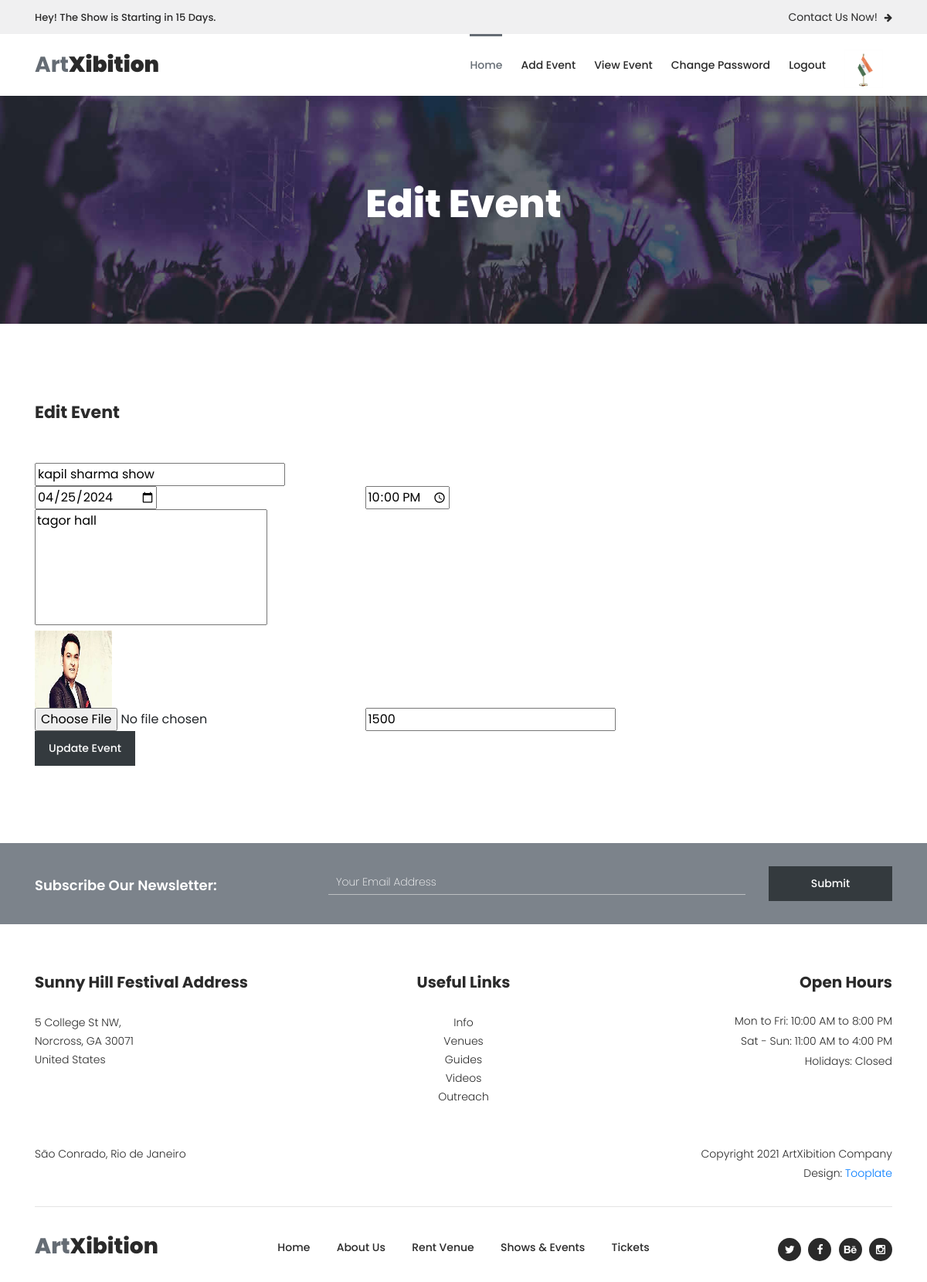
Page /manager-edit-event/3/ (signed in) on the committed database.
### myapp/models.py (models this page shows, shortened)
class Event(models.Model):
	manager=models.ForeignKey(User,on_delete=models.CASCADE)
	event_name=models.CharField(max_length=100)
	event_date=models.CharField(max_length=100)
	event_time=models.CharField(max_length=100)
	event_venue=models.TextField()
	event_picture=models.ImageField(upload_to="event_picture/")
	event_price=models.PositiveIntegerField()

### myapp/views.py (the view)
# urls.py: path('manager-edit-event/<int:pk>/',views.manager_edit_event,name='manager-edit-event'),
def manager_edit_event(request,pk):
	event=Event.objects.get(pk=pk)
	if request.method=="POST":
		event.event_name=request.POST['event_name']
		event.event_date=request.POST['event_date']
		event.event_time=request.POST['event_time']
		event.event_venue=request.POST['event_venue']
		event.event_price=request.POST['event_price']
		try:
			event.event_picture=request.FILES['event_picture']
		except:
			pass
		event.save()
		msg="Event Updated Successfully"
		return render(request,'manager-edit-event.html',{'event':event,'msg':msg})
	else:
		return render(request,'manager-edit-event.html',{'event':event})

### myapp/templates/manager-edit-event.html (shortened to what this page needs)
{% extends 'manager-header.html' %}
{% load static %}
{% block content %}
<!DOCTYPE html>
<html lang="en">
  <head>
    </head>
    <body>
    <div class="page-heading-rent-venue">
        <div class="container">
            <div class="row">
                <div class="col-lg-12">
                    <h2>Edit Event</h2>
                </div>
            </div>
        </div>
    </div>
    <div class="rent-venue-application">
        <div class="container">
            <div class="row">
                <div class="col-lg-9">
                    <div class="heading-text">
                        <h4>Edit Event</h4>
                    </div>
                    <div class="contact-form">
                        <form id="contact" action="{% url 'manager-edit-event' pk=event.pk %}" method="post" enctype="multipart/form-data">
                          <div class="row">
                            <div class="col-lg-12">
                              <fieldset>
                                <input name="event_name" type="text" id="name" value="{{event.event_name}}">
                              </fieldset>
                            </div>
                            <div class="col-md-6 col-sm-12">
                              <fieldset>
                                <input name="event_date" type="date" id="name" value="{{event.event_date}}">
                              </fieldset>
                            </div>
                            <div class="col-md-6 col-sm-12">
                              <fieldset>
                                <input name="event_time" type="time" id="email" value="{{event.event_time}}">
                              </fieldset>
                            </div>
                            <div class="col-lg-12">
                              <fieldset>
                                <textarea name="event_venue" rows="6" id="about-event-hosting">{{event.event_venue}}</textarea>
                              </fieldset>
                            </div>
                            <div class="col-lg-12">
                                <img src="{{event.event_picture.url}}" style="height: 100px;width: 100px;">
                            </div>
                            <div class="col-md-6 col-sm-12">
                              <fieldset>
                                <input name="event_picture" type="file" id="phone-number">
                              </fieldset>
                            </div>
                            <div class="col-md-6 col-sm-12">
                              <fieldset>
                                <input name="event_price" type="text" id="email" value="{{event.event_price}}" required="">
                              </fieldset>
                            </div>
                            <div class="col-lg-12">
                              <fieldset>
                                <button type="submit" id="form-submit" class="main-dark-button">Update Event</button>
                              </fieldset>
                            </div>
                          </div>
                        </form>
                    </div>
                </div>
            </div>
        </div>
    </div>
    <div class="subscribe">
        <div class="container">
            <div class="row">
                <div class="col-lg-4">
                    <h4>Subscribe Our Newsletter:</h4>
                </div>
                <div class="col-lg-8">
                    <form id="subscribe" action="" method="get">
                        <div class="row">
                          <div class="col-lg-9">
                            <fieldset>
                              <input name="email" type="text" id="email" pattern="[^ @]*@[^ @]*" placeholder="Your Email Address" required="">
                            </fieldset>
                          </div>
                          <div class="col-lg-3">
                            <fieldset>
                              <button type="submit" id="form-submit" class="main-dark-button">Submit</button>
                            </fieldset>
                          </div>
                        </div>
                    </form>
                </div>
            </div>
        </div>
    </div>
  </body>
</html>
{% endblock %}

### myapp/static/assets/css/tooplate-artxibition.css (style rules this page uses)
html, body, div, span, applet, object, iframe, h1, h2, h3, h4, h5, h6, p, blockquote, div pre, a, abbr, acronym, address, big, cite, code, del, dfn, em, font, img, ins, kbd, q, s, samp, small, strike, strong, sub, sup, tt, var, b, u, i, center, dl, dt, dd, ol, ul, li, figure, header, nav, section, article, aside, footer, figcaption { margin: 0; padding: 0; border: 0; outline: 0; }
* { box-sizing: border-box; }
html, body { font-family: 'Poppins', sans-serif; font-weight: 400; background-color: #fff; font-size: 16px; -ms-text-size-adjust: 100%; -webkit-font-smoothing: antialiased; -moz-osx-font-smoothing: grayscale; }
h1, h2, h3, h4, h5, h6 { margin-top: 0px; margin-bottom: 0px; }
h4 { line-height: 30px; }
html, body { background: #fff; font-family: 'Poppins', sans-serif; }
.subscribe { background-color: #7c838b; padding: 30px 0px; }
.subscribe h4 { font-size: 18px; color: #fff; font-weight: 600; margin-top: 10px; }
.subscribe form input { padding: 5px 10px; width: 100%; background-color: transparent; border-top: none; border-left: none; border-right: none; border-bottom: 1px solid rgba(250,250,250,0.5); outline: none; font-size: 14px; color: #fff; font-weight: 200; margin-top: 5px; }
.subscribe form .main-dark-button { display: inline-block; font-size: 14px; padding: 12px 18px; background-color: #343a3e; color: #fff; text-align: center; font-weight: 500; text-transform: capitalize; transition: all .3s; border: none; outline: none; width: 100%; }
.page-heading-rent-venue { background-image: url(../images/rent_venue_bg.jpg); background-size: cover; background-repeat: no-repeat; padding: 110px 0px; text-align: center; }
.page-heading-rent-venue h2 { font-size: 50px; color: #fff; font-weight: 800; margin-bottom: 15px; }
.rent-venue-application { margin: 100px 0px; }
.rent-venue-application .heading-text h4 { font-size: 22px; font-weight: 700; color: #2a2a2a; margin-bottom: 50px; }
.rent-venue-application .contact-form textarea { height: 150px; resize: none; }
.rent-venue-application .contact-form ::placeholder { color: #7a7a7a; }
.rent-venue-application form .main-dark-button { display: inline-block; font-size: 14px; padding: 12px 18px; background-color: #343a3e; color: #fff; text-align: center; font-weight: 500; text-transform: capitalize; transition: all .3s; border: none; outline: none; }

### rows in the picture
Event: event_name "kapil sharma show", event_date "04/25/2024", event_time "22:00", event_venue "tagor hall", event_picture (picture), event_price "1500"
